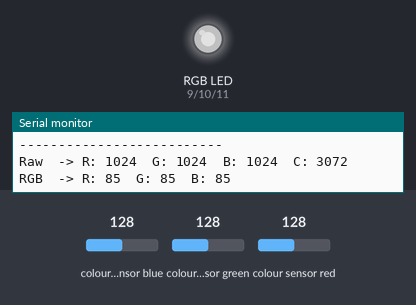
Simulated run of this sketch. Board: Arduino Uno, built with avr-gcc and run on an emulated ATmega328P. Parts: an RGB LED mixed from three pins (HIGH = lit), the last lines printed to the serial monitor. Wiring (inferred from the names in the program): TCS34725 colour sensor at I2C address 0x29. Inputs (shaded band) come from the test bench; at power-on: colour sensor blue 128, colour sensor green 128, colour sensor red 128. Dim RGB values are drawn brighter than linear.

Above: at 1.2 s.
1.3 s: colour sensor blue set to 5
At 2.5 s:
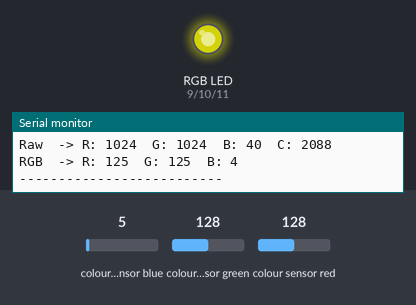
3.2 s: colour sensor green set to 5
At 4.1 s:
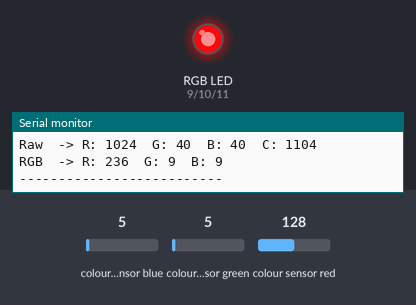
4.8 s: colour sensor blue set to 64
At 5.4 s:
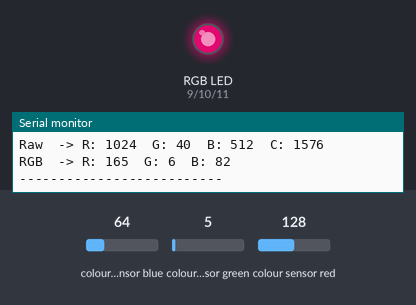
6.4 s: colour sensor red set to 5
At 6.8 s:
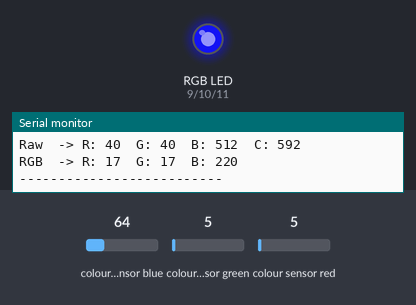
8.0 s: colour sensor green set to 64
At 9.3 s:
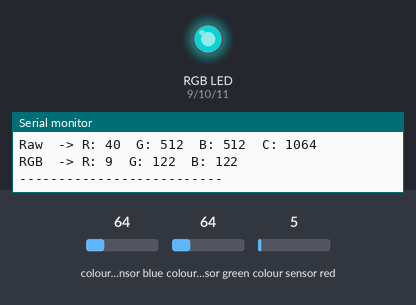
9.6 s: colour sensor red set to 128
At 10.9 s:
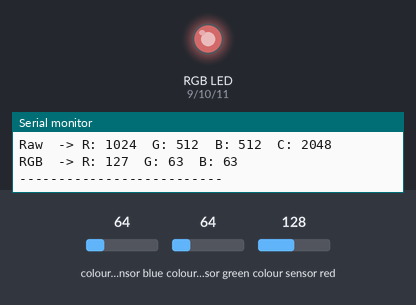
Timing chart, 0 to 12.2 s (numbered marks = the images above; inputs shaded):
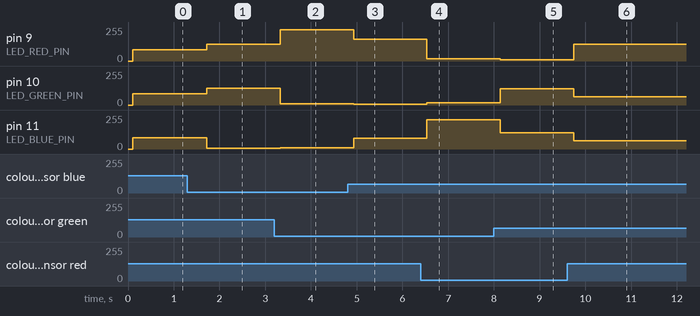

The sketch:

color_sensor_rgb_led.ino
```cpp
#include <Wire.h>

// RGB LED pins
#define LED_RED_PIN   9
#define LED_GREEN_PIN 10
#define LED_BLUE_PIN  11

// TCS34725 I2C address and registers
#define TCS_ADDR        0x29
#define TCS_CMD_BIT      0x80
#define TCS_CMD_AUTOINC  0x20

#define TCS_REG_ENABLE  0x00
#define TCS_REG_ATIME   0x01
#define TCS_REG_CONTROL 0x0F
#define TCS_REG_ID      0x12
#define TCS_REG_CDATAL  0x14  // Clear, Red, Green, Blue data start (8 bytes total)

#define TCS_ENABLE_PON  0x01
#define TCS_ENABLE_AEN  0x02

void tcsWrite8(uint8_t reg, uint8_t value) {
  Wire.beginTransmission(TCS_ADDR);
  Wire.write(TCS_CMD_BIT | reg);
  Wire.write(value);
  Wire.endTransmission();
}

uint8_t tcsRead8(uint8_t reg) {
  Wire.beginTransmission(TCS_ADDR);
  Wire.write(TCS_CMD_BIT | reg);
  Wire.endTransmission();
  Wire.requestFrom(TCS_ADDR, 1);
  return Wire.read();
}

void tcsReadAllChannels(uint16_t &c, uint16_t &r, uint16_t &g, uint16_t &b) {
  Wire.beginTransmission(TCS_ADDR);
  Wire.write(TCS_CMD_BIT | TCS_CMD_AUTOINC | TCS_REG_CDATAL);
  Wire.endTransmission();
  Wire.requestFrom(TCS_ADDR, 8);

  c = Wire.read() | (Wire.read() << 8);
  r = Wire.read() | (Wire.read() << 8);
  g = Wire.read() | (Wire.read() << 8);
  b = Wire.read() | (Wire.read() << 8);
}

void setup() {
  Serial.begin(9600);
  Wire.begin();

  pinMode(LED_RED_PIN, OUTPUT);
  pinMode(LED_GREEN_PIN, OUTPUT);
  pinMode(LED_BLUE_PIN, OUTPUT);

  // Verify sensor is present (ID register should read 0x44 or 0x4D)
  uint8_t id = tcsRead8(TCS_REG_ID);
  if (id == 0x44 || id == 0x4D) {
    Serial.println("TCS34725 color sensor found.");
  } else {
    Serial.println("No TCS34725 found ... check your wiring!");
    while (1); // halt
  }

  tcsWrite8(TCS_REG_ATIME, 0xEB);     // Integration time ~50ms
  tcsWrite8(TCS_REG_CONTROL, 0x01);   // Gain 4x
  tcsWrite8(TCS_REG_ENABLE, TCS_ENABLE_PON);
  delay(3);
  tcsWrite8(TCS_REG_ENABLE, TCS_ENABLE_PON | TCS_ENABLE_AEN);
  delay(60); // wait for first integration cycle
}

void loop() {
  uint16_t c, r, g, b;
  tcsReadAllChannels(c, r, g, b);

  int redVal = 0, greenVal = 0, blueVal = 0;

  // Normalize raw channel values to 0-255 using the clear (c) channel
  if (c > 0) {
    redVal   = constrain((int)((float)r / c * 255.0), 0, 255);
    greenVal = constrain((int)((float)g / c * 255.0), 0, 255);
    blueVal  = constrain((int)((float)b / c * 255.0), 0, 255);
  }

  // Print raw and normalized values to Serial Monitor
  Serial.print("Raw  -> R: "); Serial.print(r);
  Serial.print("  G: "); Serial.print(g);
  Serial.print("  B: "); Serial.print(b);
  Serial.print("  C: "); Serial.println(c);

  Serial.print("RGB  -> R: "); Serial.print(redVal);
  Serial.print("  G: "); Serial.print(greenVal);
  Serial.print("  B: "); Serial.println(blueVal);
  Serial.println("--------------------------");

  // Drive the RGB LED to visually match the detected color
  analogWrite(LED_RED_PIN, redVal);
  analogWrite(LED_GREEN_PIN, greenVal);
  analogWrite(LED_BLUE_PIN, blueVal);

  delay(500);
}
```

Measured:
- after the input at 1.3 s, pin 9 (LED_RED_PIN), pin 10 (LED_GREEN_PIN): 85/255 → 125/255 after 0.42 s; pin 11 (LED_BLUE_PIN): 85/255 → 4/255 after 0.42 s
- after the input at 3.2 s, pin 9 (LED_RED_PIN): 125/255 → 236/255 after 0.13 s; pin 10 (LED_GREEN_PIN): 125/255 → 9/255 after 0.13 s; pin 11 (LED_BLUE_PIN): 4/255 → 9/255 after 0.13 s
- after the input at 4.8 s, pin 9 (LED_RED_PIN): 236/255 → 165/255 after 0.13 s; pin 10 (LED_GREEN_PIN): 9/255 → 6/255 after 0.13 s; pin 11 (LED_BLUE_PIN): 9/255 → 82/255 after 0.13 s
- after the input at 6.4 s, pin 9 (LED_RED_PIN): 165/255 → 17/255 after 0.14 s; pin 10 (LED_GREEN_PIN): 6/255 → 17/255 after 0.14 s; pin 11 (LED_BLUE_PIN): 82/255 → 220/255 after 0.14 s
- after the input at 8.0 s, pin 9 (LED_RED_PIN): 17/255 → 9/255 after 0.14 s; pin 10 (LED_GREEN_PIN): 17/255 → 122/255 after 0.14 s; pin 11 (LED_BLUE_PIN): 220/255 → 122/255 after 0.14 s
- after the input at 9.6 s, pin 9 (LED_RED_PIN): 9/255 → 127/255 after 0.15 s; pin 10 (LED_GREEN_PIN), pin 11 (LED_BLUE_PIN): 122/255 → 63/255 after 0.15 s
